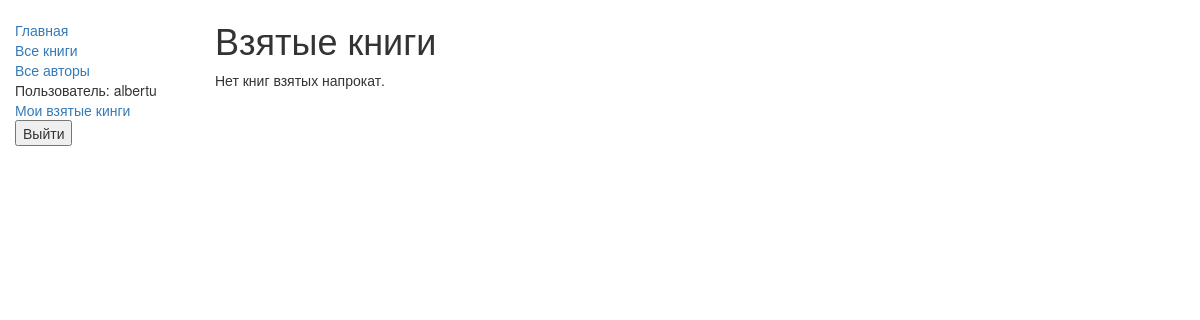
Page /catalog/mybooks/ (signed in) on the earlier database version.
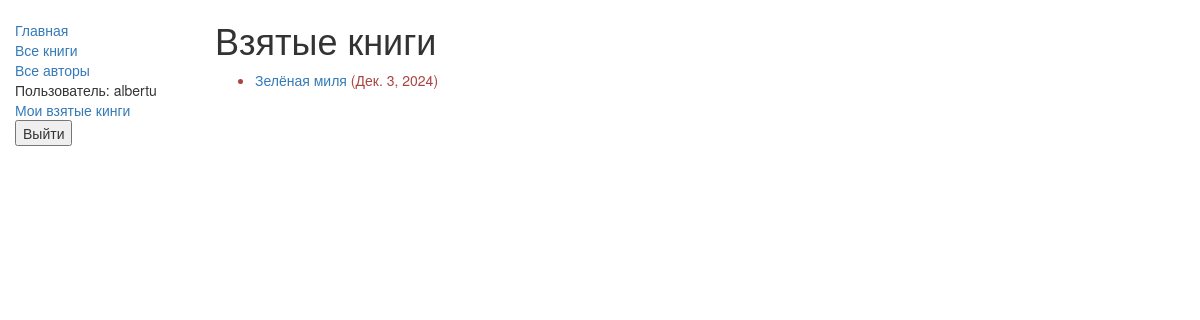
Same page on the later database version.
### catalog/models.py (models this page shows, shortened)
class BookInstance(models.Model):  #Модель BookInstance
    id = models.UUIDField(primary_key=True, default=uuid.uuid4,
                          help_text="Unique ID for this particular book across whole library")
    book = models.ForeignKey('Book', on_delete=models.SET_NULL, null=True, verbose_name=("Книга"))
    imprint = models.CharField(max_length=200, verbose_name=("Год выпуска"))
    due_back = models.DateField(null=True, blank=True, verbose_name=("Дата возврата"))
    borrower = models.ForeignKey(User, on_delete=models.SET_NULL, null=True, blank=True, verbose_name=("Заёмщик"))
    LOAN_STATUS = (
        ('m', 'На тех. обслуживании'),
        ('o', 'Доступна'),
        ('a', 'Взята'),
        ('r', 'Забронирована'),
    )
    status = models.CharField(max_length=1, choices=LOAN_STATUS, blank=True, default='m',
                              help_text='Book availability', verbose_name=("Состояние"))
    class Meta:
        ordering = ["due_back"]
    @property
    def is_overdue(self):
        if self.due_back and date.today() > self.due_back:
            return True
        return False

class Book(models.Model):  #Модель кинги
    title = models.CharField(max_length=200, verbose_name=("Название"))
    author = models.ForeignKey('Author', on_delete=models.SET_NULL, null=True, verbose_name=("Автор"))
    summary = models.TextField(max_length=1000, help_text="Enter a brief description of the book", verbose_name=("Описание"))
    isbn = models.CharField('ISBN', max_length=13,
                            help_text='13 Character <a href="https://www.isbn-international.org/content/what-isbn">ISBN number</a>')
    genre = models.ManyToManyField(Genre, help_text="Select a genre for this book", verbose_name=("Жанр"))
    def display_genre(self):
        """
        Creates a string for the Genre. This is required to display genre in Admin.
        """
        return ', '.join([genre.name for genre in self.genre.all()[:3]])
    display_genre.short_description = 'Genre'

### catalog/views.py (the view)
class LoanedBooksByUserListView(LoginRequiredMixin,generic.ListView):
    model = BookInstance
    template_name ='catalog/bookinstance_list_borrowed_user.html'
    paginate_by = 10
    def get_queryset(self):
        return BookInstance.objects.filter(borrower=self.request.user).filter(status__exact='o').order_by('due_back')

### catalog/templates/catalog/bookinstance_list_borrowed_user.html
{% extends "base_generic.html" %}
{% block content %}
    <h1>Взятые книги</h1>
    {% if bookinstance_list %}
    <ul>
      {% for bookinst in bookinstance_list %}
      <li class="{% if bookinst.is_overdue %}text-danger{% endif %}">
        <a href="{% url 'book-detail' bookinst.book.pk %}">{{bookinst.book.title}}</a> ({{ bookinst.due_back }})
      </li>
      {% endfor %}
    </ul>
    {% else %}
      <p>Нет книг взятых напрокат.</p>
    {% endif %}
{% endblock %}

### catalog/templates/base_generic.html (shortened to what this page needs)
<!doctype html>
<html lang="en">
  <head>
    <link
      rel="stylesheet"
      href="https://maxcdn.bootstrapcdn.com/bootstrap/3.3.7/css/bootstrap.min.css" />
    {% load static %}
    <link rel="stylesheet" href="{% static 'css/styles.css' %}" />
  </head>
  <body>
    <div class="container-fluid">
      <div class="row">
        <div class="col-sm-2">
          {% block sidebar %}
            <ul class="sidebar-nav">
              <li><a href="{% url 'index' %}">Главная</a></li>
              <li><a href="{% url 'books' %}">Все книги</a></li>
              <li><a href="{% url 'authors' %}">Все авторы</a></li>
                {% if user.is_authenticated %}
                <li>Пользователь: {{ user.get_username }}</li>
                  <li><a href="{% url 'my-borrowed' %}">Мои взятые кинги</a></li>
                 <li><form action="{% url 'logout'%}?next={{request.path}}" method="post">
                <button class="dropdown-item" type="submit">Выйти</button>      </form>
                </li><br>  {% else %}
                <form action="{% url 'login' %}" method="post">    {% csrf_token %}
                  <button class="dropdown-item" type="submit">Войти</button>
                </form>
              {% endif %}
            </ul>
          {% endblock %}
        </div>
        <div class="col-sm-10 ">{% block content %}{% endblock %}</div>
      </div>
    </div>
  </body>
</html>

### catalog/static/css/styles.css (style rules this page uses)
.sidebar-nav { margin-top: 20px; padding: 0; list-style: none; }

Differences in the rows shown:
now on this page (row edited): BookInstance: book "Зелёная миля", due_back "Дек. 3, 2024"
Other differences:
text no longer shown: "Нет книг взятых напрокат."
